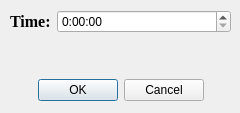
<?xml version="1.0" encoding="UTF-8"?>
<ui version="4.0">
 <class>cAddDialog</class>
 <widget class="QDialog" name="cAddDialog">
  <property name="geometry">
   <rect>
    <x>0</x>
    <y>0</y>
    <width>240</width>
    <height>113</height>
   </rect>
  </property>
  <property name="minimumSize">
   <size>
    <width>240</width>
    <height>113</height>
   </size>
  </property>
  <property name="maximumSize">
   <size>
    <width>240</width>
    <height>113</height>
   </size>
  </property>
  <property name="windowTitle">
   <string>New timer</string>
  </property>
  <widget class="QDialogButtonBox" name="buttonBox">
   <property name="geometry">
    <rect>
     <x>10</x>
     <y>70</y>
     <width>221</width>
     <height>41</height>
    </rect>
   </property>
   <property name="orientation">
    <enum>Qt::Horizontal</enum>
   </property>
   <property name="standardButtons">
    <set>QDialogButtonBox::Cancel|QDialogButtonBox::Ok</set>
   </property>
   <property name="centerButtons">
    <bool>true</bool>
   </property>
  </widget>
  <widget class="QWidget" name="formLayoutWidget">
   <property name="geometry">
    <rect>
     <x>10</x>
     <y>10</y>
     <width>221</width>
     <height>51</height>
    </rect>
   </property>
   <layout class="QFormLayout" name="formLayout">
    <item row="0" column="0">
     <widget class="QLabel" name="timeLabel">
      <property name="font">
       <font>
        <family>Times New Roman</family>
        <pointsize>12</pointsize>
        <weight>75</weight>
        <bold>true</bold>
       </font>
      </property>
      <property name="text">
       <string>Time:</string>
      </property>
     </widget>
    </item>
    <item row="0" column="1">
     <widget class="QTimeEdit" name="timeTimeEdit">
      <property name="maximumTime">
       <time>
        <hour>23</hour>
        <minute>59</minute>
        <second>59</second>
       </time>
      </property>
      <property name="displayFormat">
       <string>H:mm:ss</string>
      </property>
     </widget>
    </item>
   </layout>
  </widget>
 </widget>
 <resources/>
 <connections>
  <connection>
   <sender>buttonBox</sender>
   <signal>accepted()</signal>
   <receiver>cAddDialog</receiver>
   <slot>accept()</slot>
   <hints>
    <hint type="sourcelabel">
     <x>248</x>
     <y>254</y>
    </hint>
    <hint type="destinationlabel">
     <x>157</x>
     <y>274</y>
    </hint>
   </hints>
  </connection>
  <connection>
   <sender>buttonBox</sender>
   <signal>rejected()</signal>
   <receiver>cAddDialog</receiver>
   <slot>reject()</slot>
   <hints>
    <hint type="sourcelabel">
     <x>316</x>
     <y>260</y>
    </hint>
    <hint type="destinationlabel">
     <x>286</x>
     <y>274</y>
    </hint>
   </hints>
  </connection>
 </connections>
</ui>
